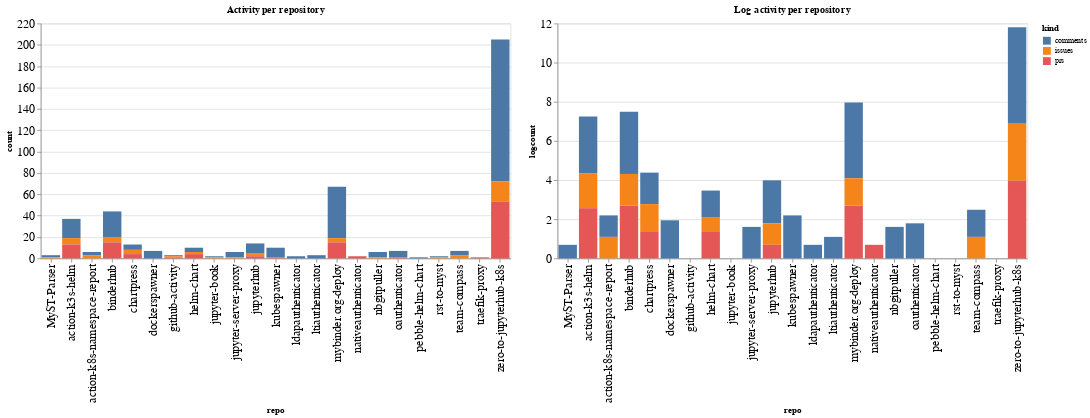

Here is the notebook cell this chart was saved with:
### Code cell
ch1 = alt.Chart(repo_summaries, width=600, title="Activity per repository").mark_bar().encode(
    x='repo',
    y='count',
    color='kind',
    tooltip="kind"
)

ch2 = alt.Chart(repo_summaries, width=600, title="Log activity per repository").mark_bar().encode(
    x='repo',
    y='logcount',
    color='kind',
    tooltip="kind"
)

ch1 | ch2

### Figure 1 — Vega-Lite specification as saved in the notebook (floating-point values rounded to 4 significant figures)
{"config": {"axisLeft": {"labelFontSize": 15}, "axisBottom": {"labelFontSize": 15}}, "hconcat": [{"mark": "bar", "encoding": {"color": {"type": "nominal", "field": "kind"}, "tooltip": {"type": "nominal", "field": "kind"}, "x": {"type": "nominal", "field": "repo"}, "y": {"type": "quantitative", "field": "count"}}, "title": "Activity per repository", "width": 600}, {"mark": "bar", "encoding": {"color": {"type": "nominal", "field": "kind"}, "tooltip": {"type": "nominal", "field": "kind"}, "x": {"type": "nominal", "field": "repo"}, "y": {"type": "quantitative", "field": "logcount"}}, "title": "Log activity per repository", "width": 600}], "data": {"name": "data-ca19a8901052d6be05bd3fdc1fd4e76b"}, "$schema": "https://vega.github.io/schema/vega-lite/v4.8.1.json", "datasets": {"data-ca19a8901052d6be05bd3fdc1fd4e76b": [{"repo": "MyST-Parser", "kind": "comments", "count": 2, "logcount": 0.6931}, {"repo": "MyST-Parser", "kind": "issues", "count": 1, "logcount": 0.0}, {"repo": "action-k3s-helm", "kind": "comments", "count": 18, "logcount": 2.89}, {"repo": "action-k3s-helm", "kind": "issues", "count": 6, "logcount": 1.792}, {"repo": "action-k3s-helm", "kind": "prs", "count": 13, "logcount": 2.565}, {"repo": "action-k8s-namespace-report", "kind": "comments", "count": 3, "logcount": 1.099}, {"repo": "action-k8s-namespace-report", "kind": "issues", "count": 3, "logcount": 1.099}, {"repo": "binderhub", "kind": "comments", "count": 24, "logcount": 3.178}, {"repo": "binderhub", "kind": "issues", "count": 5, "logcount": 1.609}, {"repo": "binderhub", "kind": "prs", "count": 15, "logcount": 2.708}, {"repo": "chartpress", "kind": "comments", "count": 5, "logcount": 1.609}, {"repo": "chartpress", "kind": "issues", "count": 4, "logcount": 1.386}, {"repo": "chartpress", "kind": "prs", "count": 4, "logcount": 1.386}, {"repo": "dockerspawner", "kind": "comments", "count": 7, "logcount": 1.946}, {"repo": "github-activity", "kind": "comments", "count": 1, "logcount": 0.0}, {"repo": "github-activity", "kind": "issues", "count": 1, "logcount": 0.0}, {"repo": "github-activity", "kind": "prs", "count": 1, "logcount": 0.0}, {"repo": "helm-chart", "kind": "comments", "count": 4, "logcount": 1.386}, {"repo": "helm-chart", "kind": "issues", "count": 2, "logcount": 0.6931}, {"repo": "helm-chart", "kind": "prs", "count": 4, "logcount": 1.386}, {"repo": "jupyter-book", "kind": "comments", "count": 1, "logcount": 0.0}, {"repo": "jupyter-book", "kind": "issues", "count": 1, "logcount": 0.0}, {"repo": "jupyter-server-proxy", "kind": "comments", "count": 5, "logcount": 1.609}, {"repo": "jupyter-server-proxy", "kind": "issues", "count": 1, "logcount": 0.0}, {"repo": "jupyterhub", "kind": "comments", "count": 9, "logcount": 2.197}, {"repo": "jupyterhub", "kind": "issues", "count": 3, "logcount": 1.099}, {"repo": "jupyterhub", "kind": "prs", "count": 2, "logcount": 0.6931}, {"repo": "kubespawner", "kind": "comments", "count": 9, "logcount": 2.197}, {"repo": "kubespawner", "kind": "prs", "count": 1, "logcount": 0.0}, {"repo": "ldapauthenticator", "kind": "comments", "count": 2, "logcount": 0.6931}, {"repo": "ltiauthenticator", "kind": "comments", "count": 3, "logcount": 1.099}, {"repo": "mybinder.org-deploy", "kind": "comments", "count": 48, "logcount": 3.871}, {"repo": "mybinder.org-deploy", "kind": "issues", "count": 4, "logcount": 1.386}, {"repo": "mybinder.org-deploy", "kind": "prs", "count": 15, "logcount": 2.708}, {"repo": "nativeauthenticator", "kind": "prs", "count": 2, "logcount": 0.6931}, {"repo": "nbgitpuller", "kind": "comments", "count": 5, "logcount": 1.609}, {"repo": "nbgitpuller", "kind": "issues", "count": 1, "logcount": 0.0}, {"repo": "oauthenticator", "kind": "comments", "count": 6, "logcount": 1.792}, {"repo": "oauthenticator", "kind": "prs", "count": 1, "logcount": 0.0}, {"repo": "pebble-helm-chart", "kind": "comments", "count": 1, "logcount": 0.0}, {"repo": "rst-to-myst", "kind": "comments", "count": 1, "logcount": 0.0}, {"repo": "rst-to-myst", "kind": "issues", "count": 1, "logcount": 0.0}, {"repo": "team-compass", "kind": "comments", "count": 4, "logcount": 1.386}, {"repo": "team-compass", "kind": "issues", "count": 3, "logcount": 1.099}, {"repo": "traefik-proxy", "kind": "prs", "count": 1, "logcount": 0.0}, {"repo": "zero-to-jupyterhub-k8s", "kind": "comments", "count": 133, "logcount": 4.89}, {"repo": "zero-to-jupyterhub-k8s", "kind": "issues", "count": 19, "logcount": 2.944}, {"repo": "zero-to-jupyterhub-k8s", "kind": "prs", "count": 53, "logcount": 3.97}]}}
